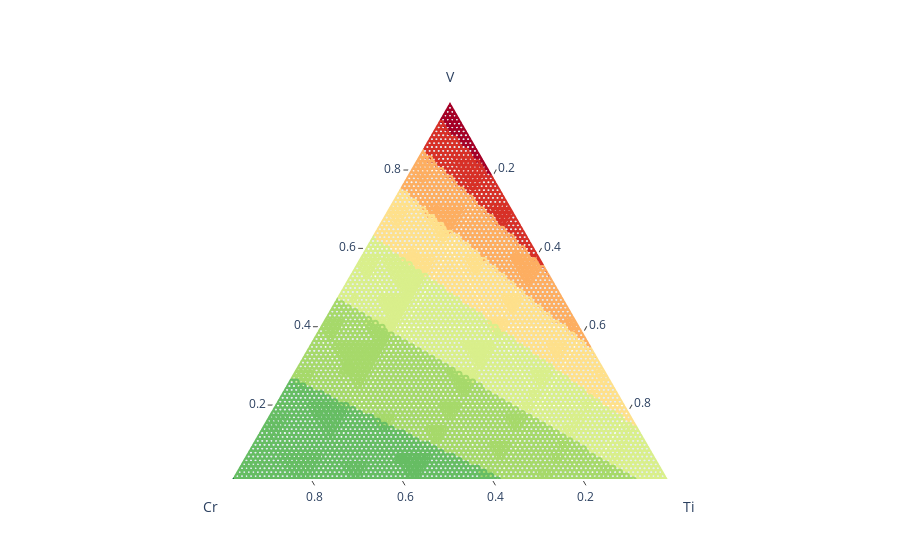

The notebook cell saved with this chart:
### Code cell
# Use the functions
df = load_data('rough_df_compositions_time_data.json')

# convert time_to_threshold values to years
df['time_to_threshold'] = round(df['time_to_threshold'] / (60*60*24*365),2)
# sort by time_to_threshold, lowest first
df = df.sort_values(by='time_to_threshold', ascending=True)
print(df.head())

time_to_threshold_limit = 100 * 60 * 60 * 24 * 365  # Example limit
df_classified = classify_compositions(df, time_to_threshold_limit, threshold=False)
#fig = plot_ternary(df_classified, threshold=False,min_log=0.75, max_log=1)
fig = plot_ternary(df_classified, threshold=True)
fig.show()

# i want to also save the figure as a png
#fig.write_image('ternary_plot.png')

### Figure 1 — Plotly figure (JSON) as saved in the notebook; plotly's stock layout.template omitted (floating-point values rounded to 4 significant figures; data arrays with more than 128 entries replaced by an {"elided": "..."} marker saying what was removed)
{"data": [{"a": {"elided": "5705 float values"}, "b": {"elided": "5705 float values"}, "c": {"elided": "5705 float values"}, "marker": {"color": {"elided": "5705 str values"}, "colorscale": [[0, "rgb(0,104,55)"], [0.1, "rgb(26,152,80)"], [0.2, "rgb(102,189,99)"], [0.3, "rgb(166,217,106)"], [0.4, "rgb(217,239,139)"], [0.5, "rgb(255,255,191)"], [0.6, "rgb(254,224,139)"], [0.7, "rgb(253,174,97)"], [0.8, "rgb(244,109,67)"], [0.9, "rgb(215,48,39)"], [1, "rgb(165,0,38)"]], "line": {"width": 2}, "size": 5, "symbol": 100}, "mode": "markers", "type": "scatterternary"}], "layout": {"ternary": {"aaxis": {"linewidth": 2, "min": 0.01, "ticks": "outside", "title": {"text": "V"}}, "baxis": {"linewidth": 2, "min": 0.01, "ticks": "outside", "title": {"text": "Cr"}}, "caxis": {"linewidth": 2, "min": 0.01, "ticks": "outside", "title": {"text": "Ti"}}, "sum": 1}}}
